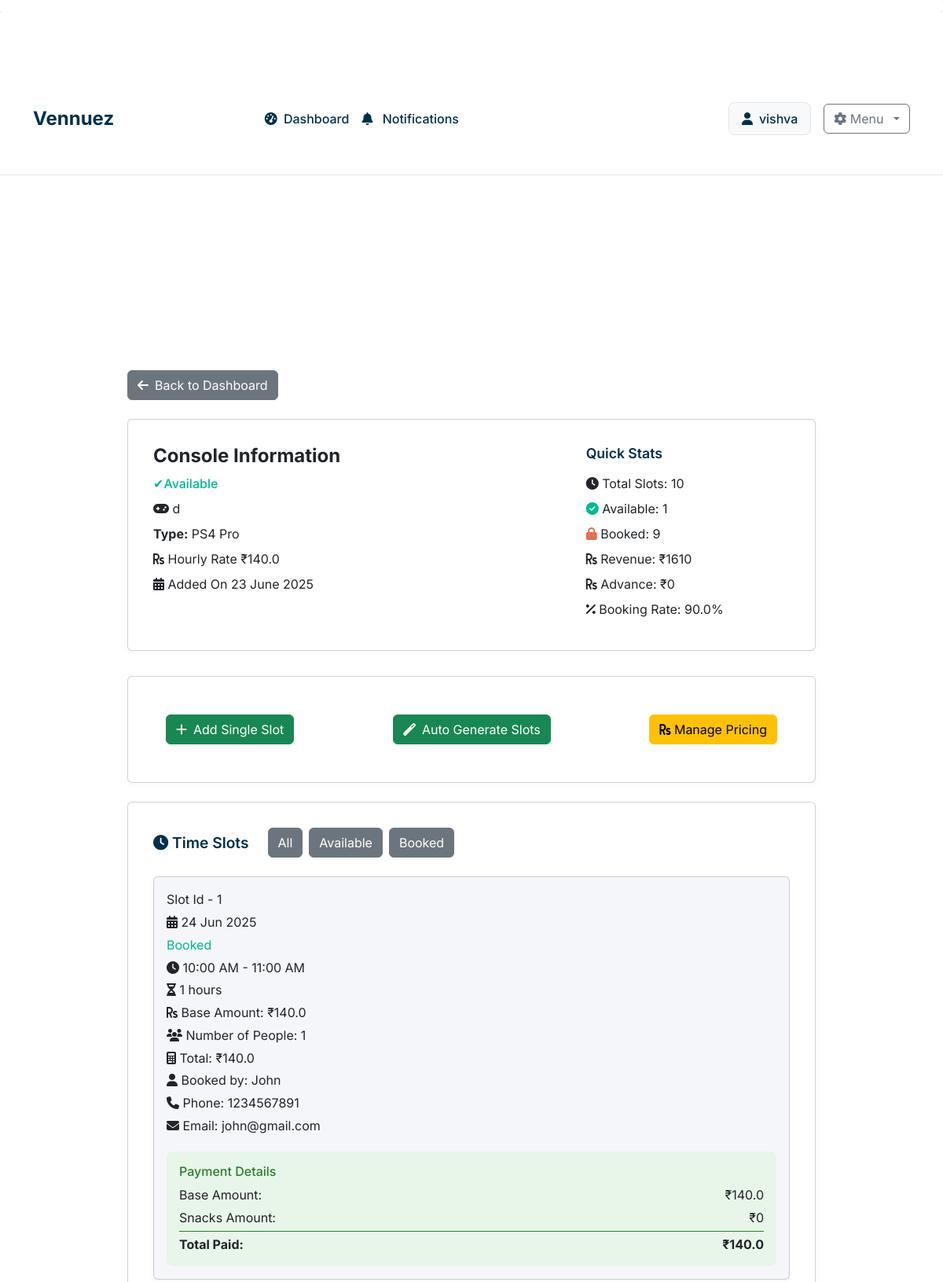
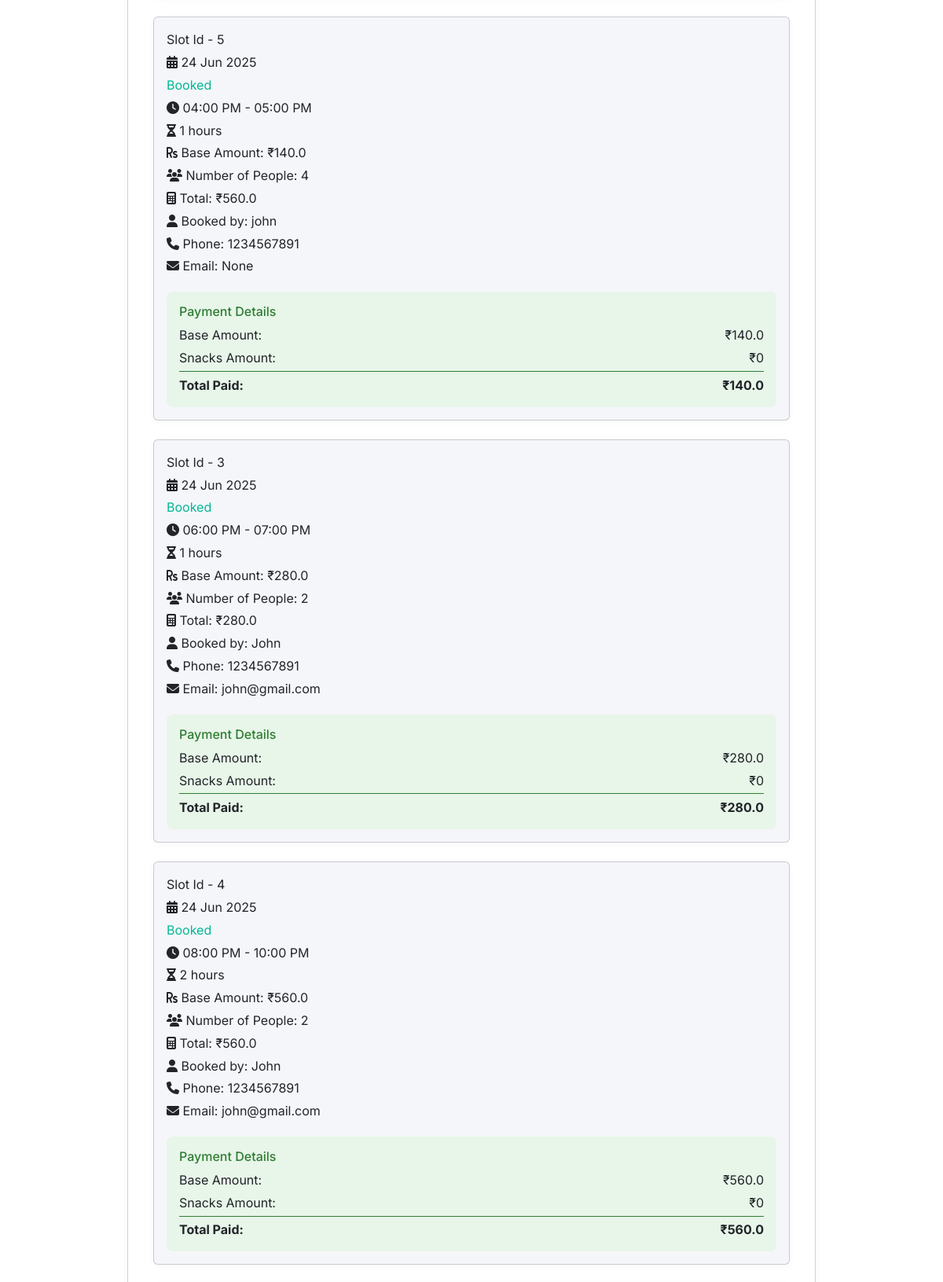
The app's page /console/1 (signed in, upper part) with its own data (2 pictures, top to bottom).
### models.py (models this page shows, shortened)
class Owner(UserMixin, db.Model):
    __tablename__ = 'owners'
    id = db.Column(db.Integer, primary_key=True)
    username = db.Column(db.String(80), unique=True, nullable=False)
    email = db.Column(db.String(120), unique=True, nullable=False)
    password_hash = db.Column(db.String(256), nullable=False)
    phone = db.Column(db.String(20), nullable=False)
    gaming_center_name = db.Column(db.String(200), nullable=False)
    address = db.Column(db.String(255), nullable=True)
    active = db.Column(db.Boolean, default=True)
    created_at = db.Column(db.DateTime, default=datetime.utcnow)
    latitude = db.Column(db.Float, nullable=True)
    longitude = db.Column(db.Float, nullable=True)
    google_maps_link = db.Column(db.String(500), nullable=True)
    amenities = db.Column(db.Text, nullable=True)  # Stored as JSON string
    venue_image1 = db.Column(db.String(500), nullable=True)
    venue_image2 = db.Column(db.String(500), nullable=True)
    venue_image3 = db.Column(db.String(500), nullable=True)
    venue_image4 = db.Column(db.String(500), nullable=True)
    images_uploaded = db.Column(db.Boolean, default=False)
    consoles = db.relationship('Console', backref='owner', lazy=True, cascade='all, delete-orphan')
    subscriptions = db.relationship("Subscription", back_populates="owner", cascade="all, delete")

class Console(db.Model):
    __tablename__ = 'consoles'
    id = db.Column(db.Integer, primary_key=True)
    name = db.Column(db.String(100), nullable=False)
    console_type = db.Column(db.String(50), nullable=False)
    hourly_rate = db.Column(db.Float, nullable=False)  # Rate per person per hour
    is_available = db.Column(db.Boolean, default=True)
    created_at = db.Column(db.DateTime, default=datetime.utcnow)
    owner_id = db.Column(db.Integer, db.ForeignKey('owners.id'), nullable=False)
    slots = db.relationship('TimeSlot', backref='console', lazy=True, cascade='all, delete-orphan')

class TimeSlot(db.Model):
    __tablename__ = 'time_slots'
    id = db.Column(db.Integer, primary_key=True)
    start_time = db.Column(db.DateTime, nullable=False)
    end_time = db.Column(db.DateTime, nullable=False)
    total_amount = db.Column(db.Float, nullable=False)
    advance_paid = db.Column(db.Float, default=0.0)  # Fixed advance amount
    is_booked = db.Column(db.Boolean, default=False)
    snacks_amount = db.Column(db.Float, default=0.0)
    final_amount = db.Column(db.Float, default=0.0)
    completed = db.Column(db.Boolean, default=False)
    number_of_people = db.Column(db.Integer, default=1)  # New field for number of people
    duration_hours = db.Column(db.Float, default=1.0)
    booking_id = db.Column(db.String(20), unique=True, nullable=True)
    customer_name = db.Column(db.String(100), nullable=True)
    customer_phone = db.Column(db.String(20), nullable=True)
    customer_email = db.Column(db.String(120), nullable=True)
    customer_age = db.Column(db.Integer, nullable=True)
    special_requests = db.Column(db.Text, nullable=True)
    contact_sms = db.Column(db.Boolean, default=True)
    contact_whatsapp = db.Column(db.Boolean, default=True)
    contact_email = db.Column(db.Boolean, default=False)
    payment_status = db.Column(db.String(20), default='pending')  # pending, paid, failed
    payment_id = db.Column(db.String(100), nullable=True)
    booking_time = db.Column(db.DateTime, nullable=True)
    created_at = db.Column(db.DateTime, default=datetime.utcnow)
    console_id = db.Column(db.Integer, db.ForeignKey('consoles.id'), nullable=False)
    user_id = db.Column(db.Integer, db.ForeignKey('users.id'), nullable=True)  # Optional for unregistered bookings

### routes.py (the view)
@app.route('/console/<int:console_id>')
@venue_details_required
def console_details(console_id):
    console = Console.query.get_or_404(console_id)
    if console.owner_id != current_user.id:
        flash('Access denied', 'error')
        return redirect(url_for('dashboard'))
    slots = TimeSlot.query.filter_by(console_id=console_id).order_by(TimeSlot.start_time).all()
    return render_template('console_details.html', console=console, slots=slots, now=datetime.now())

### templates/console_details.html (shortened to what this page needs)
{% extends "base.html" %}
{% block content %}
<section class="console-details" style="padding: 2rem 0;">
    <div class="container" style="max-width: 900px;">
        <a href="{{ url_for('dashboard') }}" class="btn btn-secondary mb-4"><i class="fas fa-arrow-left me-2"></i>Back to Dashboard</a>
        <div class="card" style="margin-bottom: 2rem;">
            <div style="display: flex; flex-wrap: wrap; justify-content: space-between; align-items: flex-start; gap: 2rem;">
                <div style="flex: 2; min-width: 260px;">
                    <h2 style="font-size: 1.5rem; font-weight: 700; margin-bottom: 0.5rem;">Console Information</h2>
                    <div style="margin-bottom: 0.5rem; color: var(--success); font-weight: 500;">
                        {% if console.is_available %}✔Available{% else %}Unavailable{% endif %}
                    </div>
                    <div style="margin-bottom: 0.5rem;"><i class="fas fa-gamepad"></i> {{ console.name }}</div>
                    <div style="margin-bottom: 0.5rem;"><strong>Type:</strong> {{ console.console_type }}</div>
                    <div style="margin-bottom: 0.5rem;"><i class="fas fa-rupee-sign"></i> Hourly Rate ₹{{ console.hourly_rate }}</div>
                    <div style="margin-bottom: 0.5rem;"><i class="fas fa-calendar-alt"></i> Added On {{ console.created_at.strftime('%d %B %Y') }}</div>
                </div>
                <div style="flex: 1; min-width: 220px;">
                    <h3 style="font-size: 1.1rem; font-weight: 600; margin-bottom: 1rem; color: var(--primary);">Quick Stats</h3>
                    <div style="margin-bottom: 0.5rem;"><i class="fas fa-clock"></i> Total Slots: {{ slots|length }}</div>
                    <div style="margin-bottom: 0.5rem;"><i class="fas fa-check-circle" style="color: var(--success);"></i> Available: {{ slots|rejectattr('is_booked')|list|length }}</div>
                    <div style="margin-bottom: 0.5rem;"><i class="fas fa-lock" style="color: var(--danger);"></i> Booked: {{ slots|selectattr('is_booked')|list|length }}</div>
                    <div style="margin-bottom: 0.5rem;"><i class="fas fa-rupee-sign"></i> Revenue: ₹{{ "%.0f"|format(slots|selectattr('is_booked')|sum(attribute='total_amount') or 0) }}</div>
                    <div style="margin-bottom: 0.5rem;"><i class="fas fa-rupee-sign"></i> Advance: ₹{{ "%.0f"|format(slots|selectattr('is_booked')|sum(attribute='advance_paid') or 0) }}</div>
                    <div style="margin-bottom: 0.5rem;"><i class="fas fa-percent"></i> Booking Rate: {{ "%.1f"|format((slots|selectattr('is_booked')|list|length / slots|length * 100) if slots else 0) }}%</div>
                </div>
            </div>
        </div>
        <div class="card mb-4">
            <div class="card-body d-flex justify-content-between align-items-center">
                <a href="{{ url_for('add_slot', console_id=console.id) }}" class="btn btn-success"  >
                    <i class="fas fa-plus me-2"></i>Add Single Slot
                </a>
                <a href="{{ url_for('auto_slots', console_id=console.id) }}" class="btn btn-success">
                    <i class="fas fa-magic me-2"></i>Auto Generate Slots
                </a>
                <a href="{{ url_for('manage_pricing', console_id=console.id) }}" class="btn btn-warning">
                    <i class="fas fa-rupee-sign"></i> Manage Pricing
                </a>
            </div>
        </div>
        <div class="card" style="margin-bottom: 2rem;">
            <div style="display: flex; align-items: center; gap: 1.5rem; margin-bottom: 1.5rem; flex-wrap: wrap;">
                <h3 style="font-size: 1.2rem; font-weight: 600; margin: 0; color: var(--primary);"><i class="fas fa-clock"></i> Time Slots</h3>
                <div style="display: flex; gap: 0.5rem;">
                    <form method="get" style="display: flex; gap: 0.5rem;">
                        <button type="submit" name="filter" value="all" class="btn btn-secondary" {% if filter == 'all' %}style="background: var(--accent); color: #fff;"{% endif %}>All</button>
                        <button type="submit" name="filter" value="available" class="btn btn-secondary" {% if filter == 'available' %}style="background: var(--accent); color: #fff;"{% endif %}>Available</button>
                        <button type="submit" name="filter" value="booked" class="btn btn-secondary" {% if filter == 'booked' %}style="background: var(--accent); color: #fff;"{% endif %}>Booked</button>
                    </form>
                </div>
            </div>
            <div style="display: flex; flex-direction: column; gap: 1.5rem;">
                {% for slot in slots %}
                <div class="card" style="background: var(--muted); padding: 1rem; margin: 0;" data-slot-id="{{ slot.id }}" data-end-time="{{ slot.end_time.isoformat() }}">
                    <div style="display: flex; flex-wrap: wrap; align-items: center; gap: 2rem; justify-content: space-between;">
                        <div style="flex: 2; min-width: 200px;">
                            <div style="margin-bottom: 0.3rem;">Slot Id - {{ slot.id }}</div>
                            <div style="margin-bottom: 0.3rem;"><i class="fas fa-calendar-alt"></i> {{ slot.start_time.strftime('%d %b %Y') }}</div>
                            <div style="margin-bottom: 0.3rem; color: var(--success);">{% if not slot.is_booked %}✔Available{% else %}Booked{% endif %}</div>
                            <div style="margin-bottom: 0.3rem;"><i class="fas fa-clock"></i> {{ slot.start_time.strftime('%I:%M %p') }} - {{ slot.end_time.strftime('%I:%M %p') }}</div>
                            <div style="margin-bottom: 0.3rem;"><i class="fas fa-hourglass-half"></i> {{ ((slot.end_time - slot.start_time).total_seconds() / 3600)|int }} hours</div>
                            <div style="margin-bottom: 0.3rem;"><i class="fas fa-rupee-sign"></i> Base Amount: ₹{{ slot.total_amount }}</div>
                            {% if slot.is_booked %}
                                <div style="margin-bottom: 0.3rem;"><i class="fas fa-users"></i> Number of People: {{ slot.number_of_people }}</div>
                                <div style="margin-bottom: 0.3rem;"><i class="fas fa-calculator"></i> Total: ₹{{ (console.hourly_rate * ((slot.end_time - slot.start_time).total_seconds() / 3600) * slot.number_of_people)|round(2) }}</div>
                                <div style="margin-bottom: 0.3rem;"><i class="fas fa-user"></i> Booked by: {{ slot.customer_name }}</div>
                                <div style="margin-bottom: 0.3rem;"><i class="fas fa-phone"></i> Phone: {{ slot.customer_phone }}</div>
                                <div style="margin-bottom: 0.3rem;"><i class="fas fa-envelope"></i> Email: {{ slot.customer_email }}</div>
                            {% endif %}
                        </div>
                    </div>
                    {% if slot.completed %}
                    <div style="margin-top: 1rem; padding: 1rem; background: #e8f5e9; border-radius: 8px;">
                        <h4 style="margin-bottom: 0.5rem; font-size: 1rem; color: #2e7d32;">Payment Details</h4>
                        <div style="display: flex; justify-content: space-between; margin-bottom: 0.3rem;">
                            <span>Base Amount:</span>
                            <span>₹{{ slot.total_amount or 0 }}</span>
                        </div>
                        <div style="display: flex; justify-content: space-between; margin-bottom: 0.3rem;">
                            <span>Snacks Amount:</span>
                            <span>₹{{ slot.snacks_amount or 0 }}</span>
                            </div>
                        <div style="display: flex; justify-content: space-between; font-weight: bold; border-top: 1px solid #2e7d32; padding-top: 0.3rem;">
                            <span>Total Paid:</span>
                            <span>₹{{ slot.final_amount or 0 }}</span>
                            </div>
                    </div>
                    {% endif %}
                </div>
                {% else %}
                <div style="color: var(--secondary); font-size: 1.1rem;">No slots found.</div>
                {% endfor %}
            </div>
        </div>
    </div>
</section>
{% endblock %}

### templates/base.html (shortened to what this page needs)
<!DOCTYPE html>
<html lang="en">
<head>
  <link rel="stylesheet" href="https://cdnjs.cloudflare.com/ajax/libs/font-awesome/6.0.0/css/all.min.css">
  <div id="flash-msg" class="hidden bg-yellow-200 text-black rounded px-4 py-2 shadow fixed top-4 right-4 z-50"></div>
  <link rel="stylesheet" href="{{ url_for('static', filename='css/main.css') }}">
  <link rel="stylesheet" href="https://cdnjs.cloudflare.com/ajax/libs/font-awesome/6.4.0/css/all.min.css" />
  <link href="https://cdn.jsdelivr.net/npm/bootstrap@5.3.0/dist/css/bootstrap.min.css" rel="stylesheet" />
</head>
<body>
  <nav class="navbar navbar-expand-lg">
    <div class="container">
      <a class="navbar-brand" href="{{ url_for('index') }}">Vennuez</a>
      <div class="collapse navbar-collapse" id="navbarNav">
        <ul class="navbar-nav">
          {% if current_user.is_authenticated %}
            {% if session.user_type != 'owner' %}
              <li class="nav-item">
  <a class="nav-link position-relative" href="{{ url_for('user_notifications') }}">
    <i class="fas fa-bell"></i>
    Notifications
    {% if current_user.is_authenticated and current_user.notifications|selectattr('is_read', 'equalto', False)|list|length > 0 %}
      <span class="badge badge-pill badge-danger" style="position:absolute; top:0; right:0; font-size: 0.6rem;">
        {{ current_user.notifications|selectattr('is_read', 'equalto', False)|list|length }}
      </span>
    {% endif %}
  </a>
</li>
            {% elif session.user_type == 'owner' %}
              <li class="nav-item">
                <a href="{{ url_for('dashboard') }}" class="nav-link {% if request.endpoint == 'dashboard' %}active{% endif %}">
                  <i class="fas fa-tachometer-alt me-1"></i> Dashboard
                </a>
              </li>
              <li class="nav-item">
                <a href="{{ url_for('all_notifications') }}" class="nav-link" title="View Notifications">
                  <i class="fas fa-bell me-2"></i>
                  Notifications
                </a>
              </li>
            {% endif %}
          {% endif %}
        </ul>
        <div class="auth-section ms-auto">
          {% if current_user.is_authenticated %}
            <div class="user-info">
              <i class="fas fa-user"></i>
              <span>{{ current_user.username }}</span>
            </div>
            <div class="dropdown">
              <button class="btn btn-outline-secondary dropdown-toggle" type="button" data-bs-toggle="dropdown" aria-expanded="false">
                <i class="fas fa-cog"></i> Menu
              </button>
            </div>
          {% endif %}
        </div>
      </div>
    </div>
  </nav>
  <main class="container my-4">
    {% block content %}{% endblock %}
  </main>
</body>
</html>

### records on screen
Owner: username "vishva"
Console: name "d", console_type "PS4 Pro", hourly_rate "140.0", created_at "23 June 2025", hourly_rate.number_of_people "140.0", hourly_rate.number_of_people "560.0", hourly_rate.number_of_people "280.0"
TimeSlot: id "1", start_time "24 Jun 2025", is_booked "Booked", start_time "10:00 AM", end_time "11:00 AM", end_time+start_time "1", total_amount "140.0", number_of_people "1", customer_name "John", customer_phone "1234567891", customer_email "john@gmail.com", snacks_amount "0", final_amount "140.0"
TimeSlot: id "5", start_time "24 Jun 2025", is_booked "Booked", start_time "04:00 PM", end_time "05:00 PM", end_time+start_time "1", total_amount "140.0", number_of_people "4", customer_name "john", customer_phone "1234567891", customer_email "None", snacks_amount "0", final_amount "140.0"
TimeSlot: id "3", start_time "24 Jun 2025", is_booked "Booked", start_time "06:00 PM", end_time "07:00 PM", end_time+start_time "1", total_amount "280.0", number_of_people "2", customer_name "John", customer_phone "1234567891", customer_email "john@gmail.com", snacks_amount "0", final_amount "280.0"
TimeSlot: id "4", start_time "24 Jun 2025", is_booked "Booked", start_time "08:00 PM", end_time "10:00 PM", end_time+start_time "2", total_amount "560.0", number_of_people "2", customer_name "John", customer_phone "1234567891", customer_email "john@gmail.com", snacks_amount "0", final_amount "560.0"

### other values on screen
{{ slots|length }} "10"
{{ slots|rejectattr('is_booked')|list|length }} "1"
{{ slots|selectattr('is_booked')|list|length }} "9"
